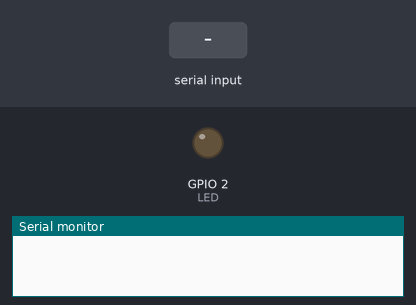
Bench run of a sketch on a simulated ESP32. On the bench: output pins drawn as LEDs (lit = HIGH), the last lines printed to the serial monitor. The test bench sets the inputs (shaded band).

Above: at 1.3 s.
1.4 s: "r\n" received over Serial
At 2.6 s:
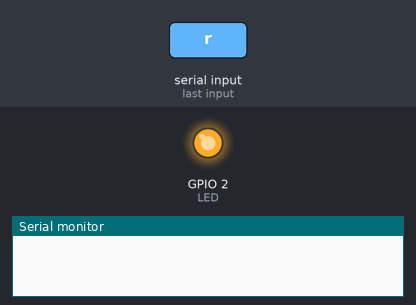
3.0 s: "1\n" received over Serial
At 3.9 s:
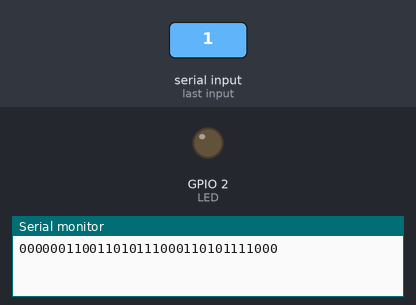
Timing chart, 0 to 6.0 s (numbered marks = the images above; inputs shaded):
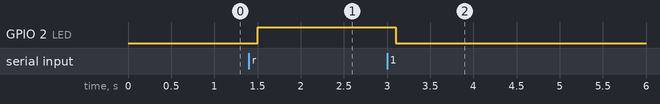

The sketch:

Encoder_de_treli_a.ino
```cpp
#define LED 2
//Função para limpar o buffer serial
void ClearBuffer() {
  //Essa função serve para limpar o comando "\n" do final da mensagem serial
  delay(50);
  byte trash[Serial.available()];
  Serial.readBytes(trash, Serial.available());
}
//Função para atuar como shift register
byte Shift(boolean proximo, byte cadeia){
  byte shift = 0;
  shift = cadeia >> 1;
  proximo == 1 ? shift += 0b100 : shift = shift;
  return shift;
}
//Função para enviar dados
void Send (byte registrador){
  //Criar o parâmetro de resposta
        byte resposta = 0;
        byte resp0 = 0, resp1 = 0, resp2 = 0;
        for (byte k = 0; k < 3; k++){
          if(registrador & (0b100 >> k)){
            resp0++;
            if(k == 0){
              resp1++;
            }
            else if(k == 1){
              resp2++;
            }
            else{
              resp1++;
              resp2++;
            }
          }
        }
        resposta += resp0%2 <<2;
        resposta += resp1%2 << 1;
        resposta += resp2%2;
        for (byte k =0; k < 3; k++){
          if(resposta & (0b100 >> k)){
            Serial.print("1");
          }
          else{
            Serial.print("0");
          }
        }
}
//Função para criar os bits de paridade
void Codificar (char *mensagem, byte tamanhoMensagem){
  byte shiftRegister = 0;
  char caractere;
  for(byte i = 0; i < tamanhoMensagem; i++){
     caractere = mensagem[i];
     //criar o dado e os bits de verificação
     for (int j = 0; j < 8; j++) {
        shiftRegister = Shift((caractere & (0x80 >> j)), shiftRegister);
        Send(shiftRegister);
      }
  }
  //Terminar de enviar dados do Shift Register
  for(int rest = 0; rest < 3; rest++){
    shiftRegister = Shift(0,shiftRegister);
    Send(shiftRegister);
  }
  Serial.print("\n");
  Serial.flush();
}

void setup() {
  pinMode(LED,OUTPUT);
  Serial.begin(115200);
  delay(100);
  while (!Serial) {

  }
  ClearBuffer();
}

void loop() {
  if (Serial.available() > 0) {
    delay(100);
    char byteRecebido = 0;
    byteRecebido = Serial.read();
    //Calcular o CRC
    if (byteRecebido == 114) {
      digitalWrite(LED,HIGH);
      ClearBuffer();
      while(Serial.available() == 0){
        delay(50);
      }
      delay(100);
      uint8_t tamanho = Serial.available();
      char mensagem[(tamanho - 1)];
      Serial.readBytesUntil(0b1010, mensagem, tamanho);
      Codificar(mensagem, sizeof(mensagem));
      digitalWrite(LED,LOW);
    }
    else if (byteRecebido == 91) {
      ESP.restart();
    }
    else {
      Serial.println(byteRecebido, BIN);
      ClearBuffer();
    }
  }
}
```

Measured:
- after the input at 1.4 s, GPIO 2 (LED): LOW → HIGH after 0.10 s
- after the input at 3.0 s, GPIO 2 (LED): HIGH → LOW after 0.10 s
